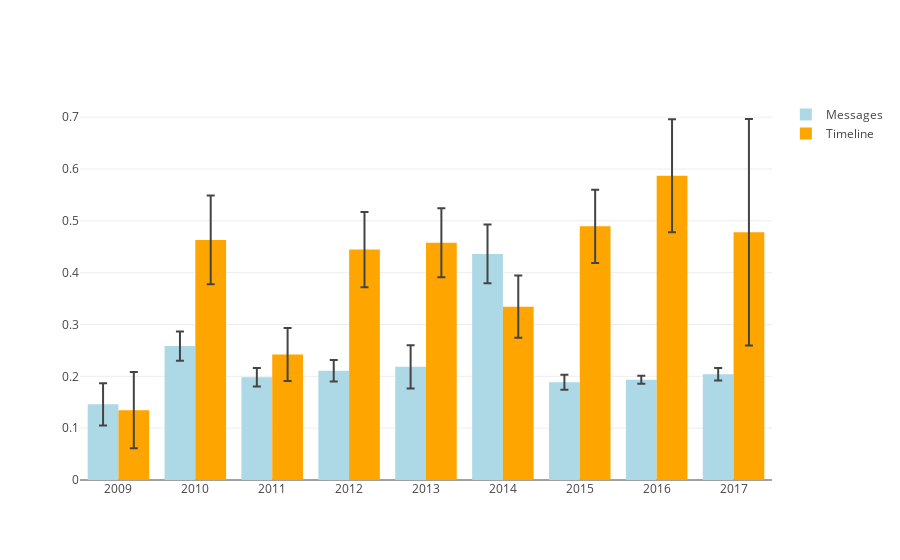

Notebook source saved alongside this figure:
### Code cell
import plotly.graph_objs as go

trace1 = go.Bar(
            x=annualMessScore.Year,
            y=annualMessScore["mean"],
            marker=dict(
                color='#add8e6'
            ),
            name='Messages',
            error_y=dict(
                type='data',
                array=annualMessScore["height_err"],
                visible=True
            )
        )


trace2 = go.Bar(
            x=annualTimeScore.Year,
            y=annualTimeScore["mean"],
            marker=dict(
                color='#FFA500'
            ),
            name='Timeline',
            error_y=dict(
                type='data',
                array=annualTimeScore["height_err"],
                visible=True
            )
        )
data = [trace1, trace2]

layout = go.Layout(
    barmode='group'
)

fig = go.Figure(data=data, layout=layout)
py.iplot(fig, filename='grouped-bar')

### Figure 1 — Plotly figure (JSON) as saved in the notebook; plotly's stock layout.template omitted (floating-point values rounded to 4 significant figures)
{"data": [{"error_y": {"array": [0.04078, 0.02823, 0.01801, 0.02063, 0.04192, 0.05674, 0.01461, 0.007666, 0.01208], "type": "data", "visible": true}, "marker": {"color": "#add8e6"}, "name": "Messages", "type": "bar", "x": [2009, 2010, 2011, 2012, 2013, 2014, 2015, 2016, 2017], "y": [0.1461, 0.2585, 0.1983, 0.2107, 0.2183, 0.4362, 0.1885, 0.1936, 0.204]}, {"error_y": {"array": [0.07352, 0.08548, 0.05109, 0.07257, 0.06659, 0.06, 0.07072, 0.1089, 0.2184], "type": "data", "visible": true}, "marker": {"color": "#FFA500"}, "name": "Timeline", "type": "bar", "x": [2009, 2010, 2011, 2012, 2013, 2014, 2015, 2016, 2017], "y": [0.1347, 0.4633, 0.2423, 0.4447, 0.4577, 0.3344, 0.4894, 0.587, 0.4781]}], "layout": {"barmode": "group"}}
